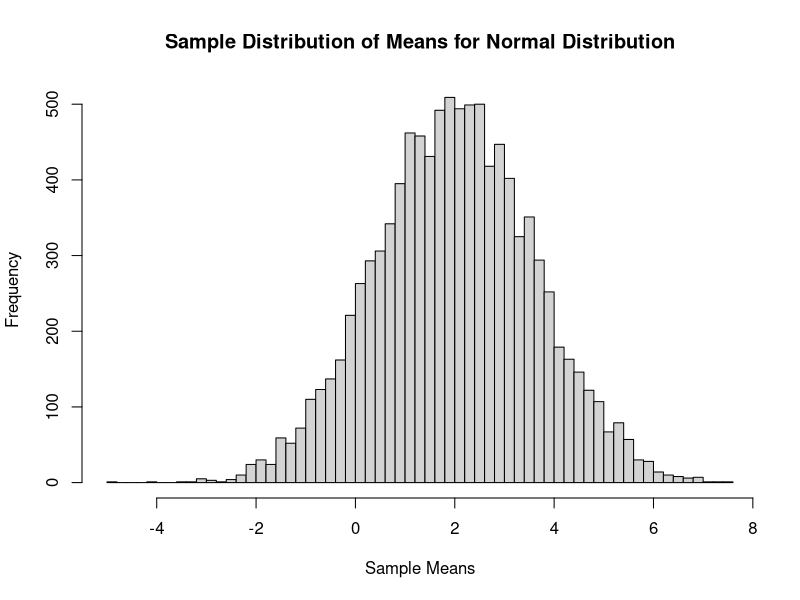
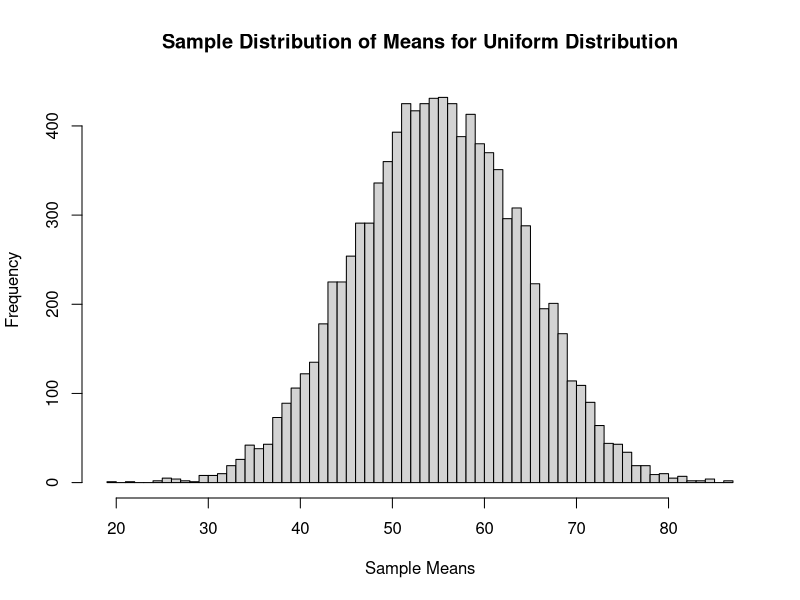
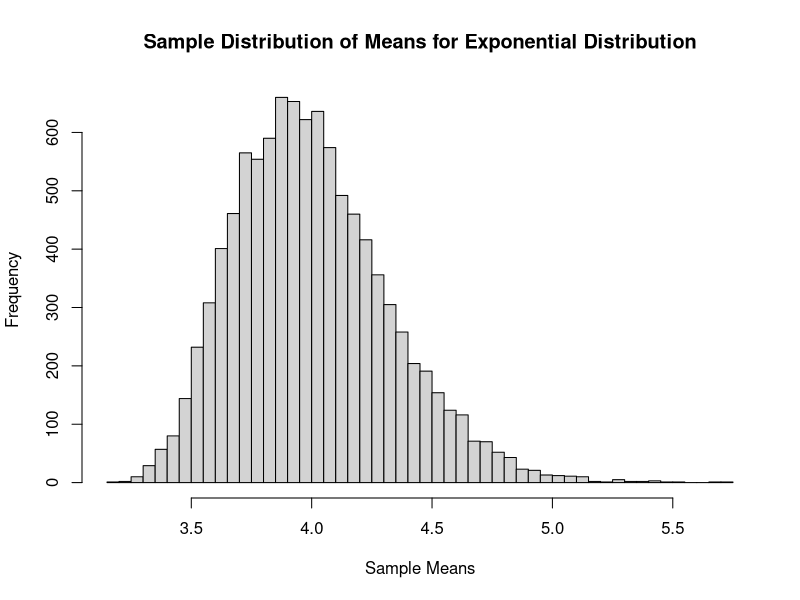

These figures' R source, in order: (Note: this script raises an error after producing the figures.)
#-----------------------------#
# Theory and Model Assessment #
#      Through Simulation     #
#                             #
#           Dr LaBarr         #
#-----------------------------#

# Needed Libraries for Analysis #
library(graphics)

# Theory Assessment - CLT #
sample.size <- 10
simulation.size <- 10000

X1 <- matrix(data=rnorm(n=(sample.size*simulation.size), mean=2, sd=5), nrow=simulation.size, ncol=sample.size, byrow=TRUE)
X2 <- matrix(data=runif(n=(sample.size*simulation.size), min=5, max=105), nrow=simulation.size, ncol=sample.size, byrow=TRUE)
X3 <- matrix(data=(rexp(n=(sample.size*simulation.size)) + 3), nrow=simulation.size, ncol=sample.size, byrow=TRUE)

Mean.X1 <- apply(X1,1,mean)
Mean.X2 <- apply(X2,1,mean)
Mean.X3 <- apply(X3,1,mean)

hist(Mean.X1, breaks=50, main='Sample Distribution of Means for Normal Distribution', xlab='Sample Means')
hist(Mean.X2, breaks=50, main='Sample Distribution of Means for Uniform Distribution', xlab='Sample Means')
hist(Mean.X3, breaks=50, main='Sample Distribution of Means for Exponential Distribution', xlab='Sample Means')

# Target Shuffling - Student Grade Example 
x <- c(75, 85, 87, 95)

y.all <- data.frame(t(permutations(4,4,x)), input = 1:4)

my_lms <- lapply(1:24, function(x) lm(y.all[,x] ~ y.all$input))
summaries <- lapply(my_lms, summary)
rsq <- sapply(summaries, function(x) c(r_sq = x$r.squared))

plot(y.all$input, y.all$X3, main = "Hours vs. Grades - Actual", xlab = "Hours Studied", ylab = "Exam Grade", xlim = c(0,5), ylim = c(70,100), pch=16, col = "blue")
plot(y.all$input, y.all$X1, main = "Hours vs. Grades - Shuffle 1", xlab = "Hours Studied", ylab = "Exam Grade", xlim = c(0,5), ylim = c(70,100), pch = 16, col = "blue")
plot(y.all$input, y.all$X24, main = "Hours vs. Grades - Shuffle 2", xlab = "Hours Studied", ylab = "Exam Grade", xlim = c(0,5), ylim = c(70,100), pch = 16, col = "blue")

summary(lm(y.all$X3 ~ y.all$input))


# Target Shuffling - Fake Data #
# set.seed(1234)
Fake <- data.frame(matrix(rnorm(n=(100*8)), nrow=100, ncol=8))
Err <- rnorm(n=100, mean=0, sd=8)
Y <- 5 + 2*Fake$X2 - 3*Fake$X8 + Err
Fake <- cbind(Fake, Err, Y)

sim <- 1000

Y.Shuffle <- matrix(0, nrow=100, ncol=sim)
for(j in 1:sim){
  Uniform <- runif(100)
  Y.Shuffle[,j] <- Y[order(Uniform)]
}

Y.Shuffle <- data.frame(Y.Shuffle)
colnames(Y.Shuffle) <- paste('Y.',seq(1:sim),sep="")

Fake <- data.frame(Fake, Y.Shuffle)

R.sq.A <- rep(0,sim)
for(i in 1:sim){
  R.sq.A[i] <- summary(lm(Fake[,10+i] ~ Fake$X1 + Fake$X2 + Fake$X3 + Fake$X4
                          +                           + Fake$X5 + Fake$X6 + Fake$X7 + Fake$X8))$adj.r.squared
}
True.Rsq.A <- summary(lm(Fake$Y ~ Fake$X1 + Fake$X2 + Fake$X3 + Fake$X4
                         +                          + Fake$X5 + Fake$X6 + Fake$X7 + Fake$X8))$adj.r.squared

hist(c(R.sq.A,True.Rsq.A), breaks=50, col = "blue", main='Distribution of Adjusted R-Squared Values', xlab='Adjusted R-Squared')
abline(v = True.Rsq.A, col="red", lwd=2)
mtext("True Model", at=True.Rsq.A, col="red")

P.Values <- NULL
for(i in 1:sim){
  P.V <- summary(lm(Fake[,10+i] ~ Fake$X1 + Fake$X2 + Fake$X3 + Fake$X4
                    +                           + Fake$X5 + Fake$X6 + Fake$X7 + Fake$X8))$coefficients[,4]
  P.Values <- rbind(P.Values, P.V)
}

Sig <- P.Values < 0.05

colSums(Sig)
table(rowSums(Sig)-1)

hist(rowSums(Sig)-1, breaks=25, col = "blue", main='Count of Significant Variables Per Model', xlab='Number of Sig. Variables')
abline(v = 2, col="red", lwd=2)
mtext("True Model", at=2, col="red")

